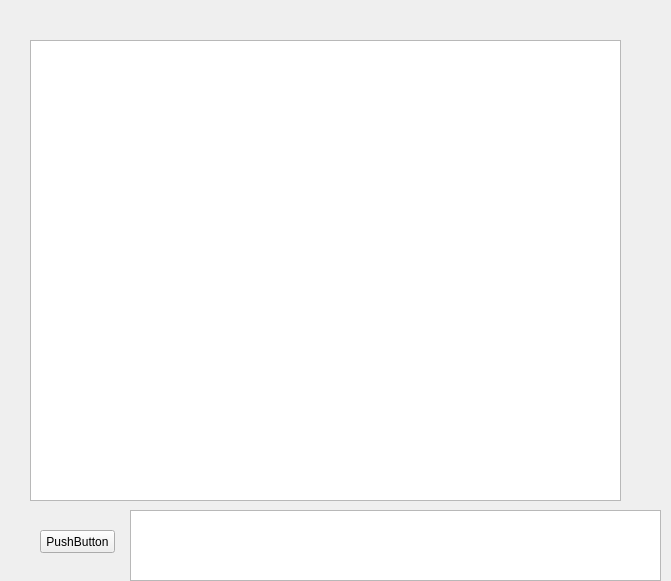
<?xml version="1.0" encoding="UTF-8"?>
<ui version="4.0">
 <class>showmain</class>
 <widget class="QWidget" name="showmain">
  <property name="geometry">
   <rect>
    <x>0</x>
    <y>0</y>
    <width>671</width>
    <height>581</height>
   </rect>
  </property>
  <property name="windowTitle">
   <string>Form</string>
  </property>
  <widget class="QTextEdit" name="textEdit">
   <property name="geometry">
    <rect>
     <x>30</x>
     <y>40</y>
     <width>591</width>
     <height>461</height>
    </rect>
   </property>
  </widget>
  <widget class="QPushButton" name="pushButton">
   <property name="geometry">
    <rect>
     <x>40</x>
     <y>530</y>
     <width>75</width>
     <height>23</height>
    </rect>
   </property>
   <property name="text">
    <string>PushButton</string>
   </property>
  </widget>
  <widget class="QTextEdit" name="textEdit_2">
   <property name="geometry">
    <rect>
     <x>130</x>
     <y>510</y>
     <width>531</width>
     <height>71</height>
    </rect>
   </property>
  </widget>
 </widget>
 <resources/>
 <connections/>
</ui>
